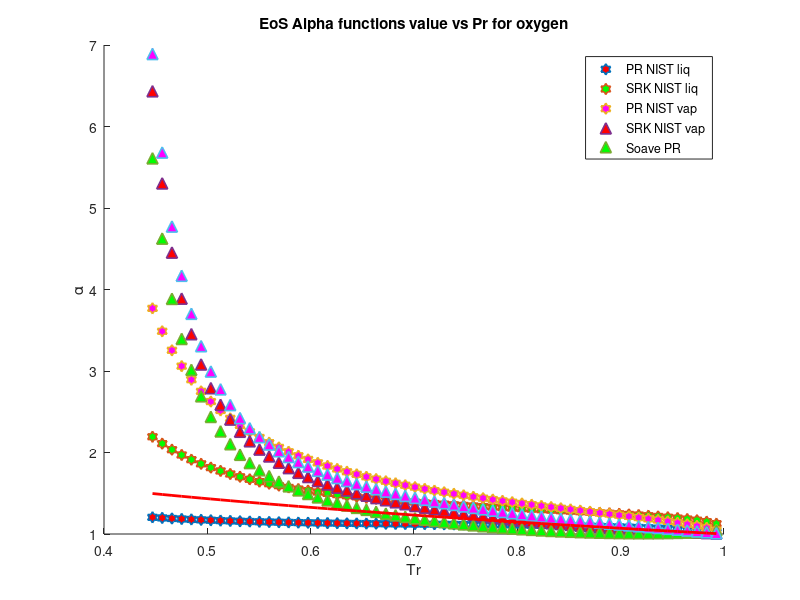

Here is the MATLAB script that generated this plot:
clear 
clc
load C4H10_sat_data.mat
%alpha PR & SRK for methane
P = P*10^6;
omega = 0.201; %Acentric factor
Tc = 425.125; %K
Pc = 3796000; %Pa
R = 8.31446 %J/K*mol
Zc = 0.274;
b1 = 0.07780*(R*Tc/Pc);
a1 = 0.45724*(((R^2)*(Tc^2))/Pc);
b2 = 0.08664*(R*Tc/Pc);
a2 = 0.42747*(((R^2)*(Tc^2))/Pc);
omega_c = 1-3*Zc;
omega_b = 0.08446114781;
omega_a = 3*Zc^2+3*(1-2*Zc)*omega_b+omega_b^2+1-3*Zc;
a3 = omega_a*(((R^2)*(Tc^2))/Pc);
b3 = omega_b*(R*Tc/Pc);
c3 = omega_c*(R*Tc/Pc);
T = 190; %k
M = 58/1000; %kg/mol
S1=0.37464+1.54226*omega-0.26992*omega^2;
S2=0.48508+1.55171*omega-0.176*omega^2;

for i = 1:1:59
   Pr = P/Pc; 
   Tr = T/Tc;
   Tr_list(i)=Tr;
   Vm_liq(i) = M/rho_liq(i);
   Vm_vap(i) = M/rho_vap(i);
   alpha_PT_liq(i) = ((R*T)/(Vm_liq(i)-b3)-P(i))*((Vm_liq(i)^2+b3*Vm_liq(i)+c3*Vm_liq(i)-c3*b3)/a3);
   alpha_PT_vap(i) = ((R*T)/(Vm_vap(i)-b3)-P(i))*((Vm_vap(i)^2+b3*Vm_vap(i)+c3*Vm_vap(i)-c3*b3)/a3);
   alpha_PR_liq(i) = ((R*T)/(Vm_liq(i)-b1)-P(i))*((Vm_liq(i)^2+2*b1*Vm_liq(i)-b1^2)/a1)
   alpha_SRK_liq(i) = ((R*T)/(Vm_liq(i)-b2)-P(i))*((Vm_liq(i)^2+b2*Vm_liq(i))/a2);
   alpha_PR_vap(i) = ((R*T)/(Vm_vap(i)-b1)-P(i))*((Vm_vap(i)^2+2*b1*Vm_vap(i)-b1^2)/a1);
   alpha_SRK_vap(i) = ((R*T)/(Vm_vap(i)-b2)-P(i))*((Vm_vap(i)^2+b2*Vm_vap(i))/a2);
   alpha_soave_PR(i) =(1+S1*(1-sqrt(Tr)))^2;
   alpha_soave_SRK(i) =(1+S2*(1-sqrt(Tr)))^2;
   alpha_Gasem(i) = exp((1.943+0.926*Tr)*(1-(Tr)^0.1441));
%    alpha_twu(i) = (Tr)^(0.081043)*exp(0.915696*(1-(Tr)^(2.61622)));
   Temp(i)=T;
   T = T+4;
end
hold on

 plot(Tr_list,alpha_PR_liq,'h','MarkerSize',8,'MarkerFaceColor','r','LineWidth',1.2)
 plot(Tr_list,alpha_PT_liq,'h','MarkerSize',8,'MarkerFaceColor','g','LineWidth',1.2)
 plot(Tr_list,alpha_SRK_liq,'h','MarkerSize',8,'MarkerFaceColor','m','LineWidth',1.2)
 plot(Tr_list,alpha_PR_vap,'^','MarkerSize',8,'MarkerFaceColor','r','LineWidth',1.2)
 plot(Tr_list,alpha_PT_vap,'^','MarkerSize',8,'MarkerFaceColor','g','LineWidth',1.2)
 plot(Tr_list,alpha_SRK_vap,'^','MarkerSize',8,'MarkerFaceColor','m','LineWidth',1.2)
 plot(Tr_list,alpha_soave_PR,'r','LineWidth',2)
% plot(Tr_list,alpha_soave_SRK,'g','LineWidth',2)
% plot(Tr_list,alpha_Gasem,'b','LineWidth',2)

hold off
legend('PR NIST liq','SRK NIST liq','PR NIST vap','SRK NIST vap','Soave PR')
xlabel('Tr')
ylabel('\alpha')
title('EoS Alpha functions value vs Pr for oxygen')
